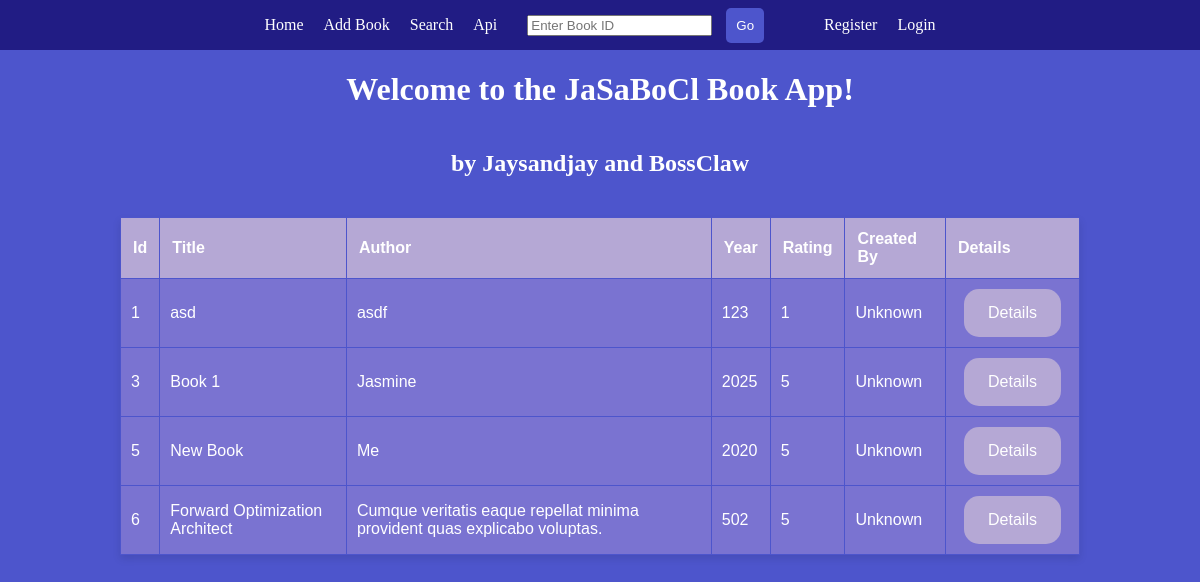
The app's page /, older data.
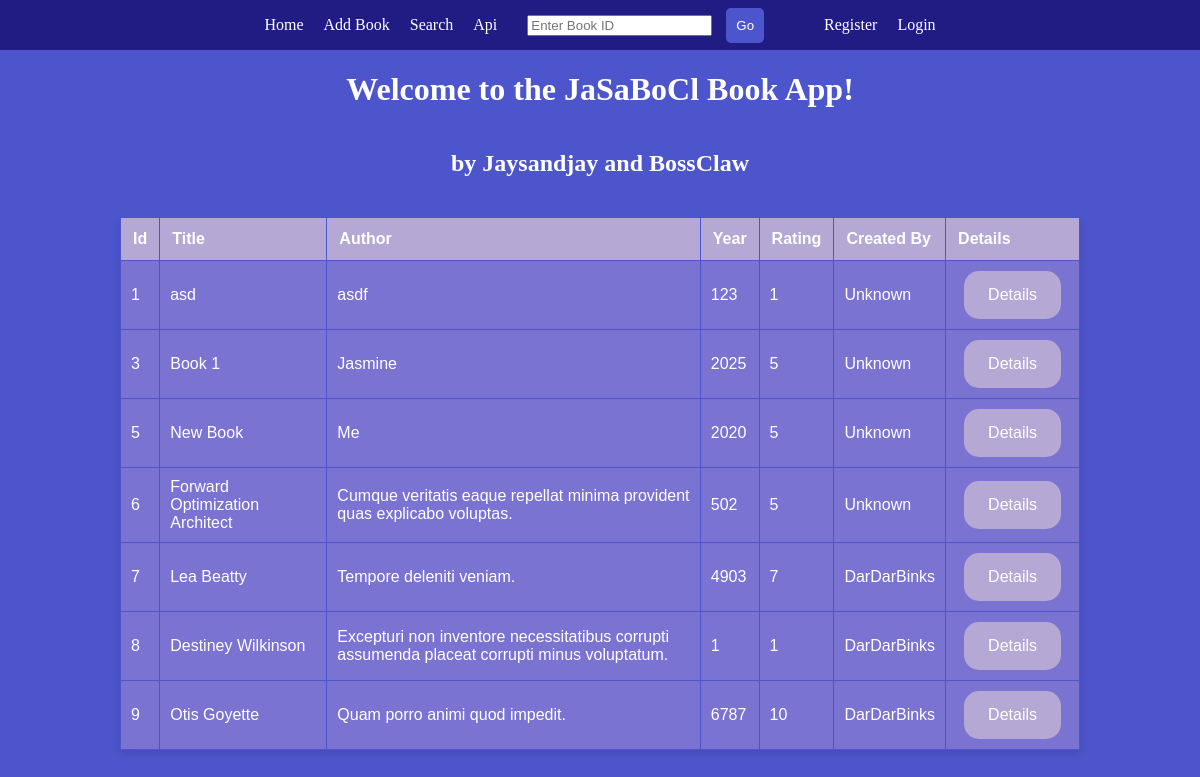
The same page, newer data.
### books/models.py (models this page shows, shortened)
class Book(models.Model):
    title = models.CharField(max_length=100)
    author = models.CharField(max_length=100)
    year = models.IntegerField(
        validators=[MinValueValidator(1000), MaxValueValidator(9999)],
        help_text="Enter a 4-digit year (e.g., 2024)"
    )
    rating = models.IntegerField(
        validators=[MinValueValidator(1), MaxValueValidator(10)],
        help_text="Enter a rating between 1 and 10"
    )
    description = models.TextField()
    created_by = models.ForeignKey(User, on_delete=models.CASCADE, null=True, blank=True)

### books/views.py (the view)
# urls.py: path('', views.home, name="home"),
def home(request):
    books = Book.objects.all()
    return render(request, "books/home.html", {'books': books})

### books/templates/books/home.html
{% extends "books/layout.html" %} {% block content %}
<div class="home">
	<h1>Welcome to the JaSaBoCl Book App!</h1>
	<h2>by Jaysandjay and BossClaw</h2>
	{% if books %}
	<table>
		<thead>
			<tr>
				<th>Id</th>
				<th>Title</th>
				<th>Author</th>
				<th>Year</th>
				<th>Rating</th>
				<th>Created By</th>
				<th>Details</th>
			</tr>
		</thead>
		<tbody>
			{% for book in books %}
			<tr>
				<td>{{book.id}}</td>
				<td>{{book.title}}</td>
				<td>{{book.author}}</td>
				<td>{{book.year}}</td>
				<td>{{book.rating}}</td>
				<td>{% if book.created_by %}{{book.created_by.username}}{% else %}Unknown{% endif %}</td>
				<td>
					<a
						href="{% url 'details' book.id %}"
						class="btn btn-details"
						>Details</a
					>
				</td>
			</tr>
			{% endfor %}
		</tbody>
	</table>
	{% else %}
	<div>
		<h1>No Books</h1>
	</div>
	{% endif %}
</div>
{% endblock %}

### books/templates/books/layout.html (shortened to what this page needs)
{% load static %}
<!DOCTYPE html>
<html lang="en">
<head>
    <link rel="stylesheet" href="{% static 'books/style.css' %}">
</head>
<body>
    <nav>
        <a href="{% url 'home' %}">Home</a>
        <a href="{% url 'add' %}">Add Book</a>
        <a href="{% url 'search_book' %}">Search</a>
        <a href="{% url 'book-list' %}">Api</a>
        <form method="get" class="layout-form">
            <input type="number" id="book-id" placeholder="Enter Book ID">
            <button type="button" onclick="location.href='/api/books/'+document.getElementById('book-id').value+'/'">Go</button>
        </form>
        {% if user.is_authenticated %}
        <span>User: {{ user.username }}!</span>
        <form action="{% url 'logout' %}" method="post" style="display:inline;">
            {% csrf_token %}
            <button type="submit">Log Out</button>
        </form>
        {% else %}
            <a href="{% url 'register' %}">Register</a>
            <a href="{% url 'login' %}">Login</a>
        {% endif %}
    </nav>
    {% block content %}
    {% endblock %}
</body>
</html>

### books/static/books/style.css (style rules this page uses)
:root { --prim: #211c84; --sec: #4d55cc; --third: #7a73d1; --fourth: #b5a8d5; }
body { padding: 0; margin: 0; height: 100%; background-color: var(--sec); color: white; }
nav { width: 100%; background-color: var(--prim); margin: 0; padding: 0; height: 50px; display: flex; align-items: center; justify-content: center; }
nav a { text-decoration: none; color: white; margin-left: 10px; margin-right: 10px; }
nav button { color: white; background-color: var(--sec); border: none; border-radius: 5px; padding: 10px; height: 35px; margin-left: 10px; cursor: pointer; }
.layout-form { margin-left: 20px; margin-right: 50px; }
.home { display: flex; flex-direction: column; align-items: center; }
table { width: 80%; border-collapse: collapse; margin: 20px 0; font-family: Arial, sans-serif; background-color: var(--third); box-shadow: 0 4px 8px rgba(0, 0, 0, 0.1); }
thead { width: 100%; background-color: var(--fourth); color: white; }
thead th { padding: 12px; text-align: left; border: 1px solid var(--sec); }
tbody td { padding: 10px; border: 1px solid var(--sec); }
.btn { height: 48px; min-width: 64px; padding: 8px 24px; margin-inline: 8px 8px; border: none; border-radius: 15px; color: white; cursor: pointer; transition: all; box-sizing: border-box; font-size: 1rem; transition-delay: 10ms; line-height: 1; background-color: var(--fourth); font-family: sans-serif; display: inline-flex; align-items: center; justify-content: center; text-align: center; }
a.btn { text-decoration: none; }

Row changes from the older to the newer data that the page shows:
added Book: id "7", title "Lea Beatty", author "Tempore deleniti veniam.", year "4903", rating "7", created_by.username "DarDarBinks"
added Book: id "8", title "Destiney Wilkinson", author "Excepturi non inventore necessitatibus corrupti assumenda placeat corrupti minus voluptatum.", year "1", rating "1", created_by.username "DarDarBinks"
added Book: id "9", title "Otis Goyette", author "Quam porro animi quod impedit.", year "6787", rating "10", created_by.username "DarDarBinks"
